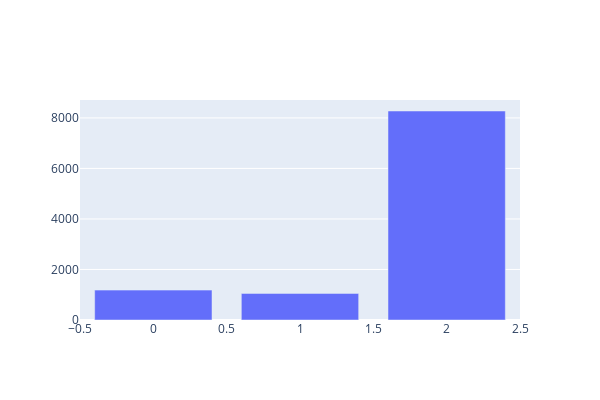

Here is the notebook cell this chart was saved with:
### Markdown cell above
### Análisis exploratorio del conjunto de datos

### Code cell
text_col = 'text'  # columna del dataframe que contiene el texto (depende del formato de los datos)
class_col = 'Sentiment'  # columna del dataframe que contiene la clase (depende del formato de los datos)

# obtener algunas estadísticas sobre los datos
categories = sorted(data[class_col].unique(), reverse=False)
hist= Counter(data[class_col]) 
print(f'Total de instancias -> {data.shape[0]}')
print('Distribución de clases:')
for item in sorted(hist.items(), key=lambda x: x[0]): print(f'    {item[0]}: {round(item[1]/len(data[class_col]), 3)}')

print(f'Categorías -> {categories}')
print(f'Comentario de ejemplo -> {data[text_col][0]}')
print(f'Categoría del comentario -> {data[class_col][0]}')

fig = go.Figure(layout=go.Layout(height=400, width=600))
fig.add_trace(go.Bar(x=categories, y=[hist[cat] for cat in categories]))
fig.show()

print('Done!')

### Figure 1 — Plotly figure (JSON) as saved in the notebook; plotly's stock layout.template omitted (floating-point values rounded to 4 significant figures)
{"data": [{"type": "bar", "x": [0, 1, 2], "y": [1183, 1052, 8273]}], "layout": {"height": 400, "width": 600}}
